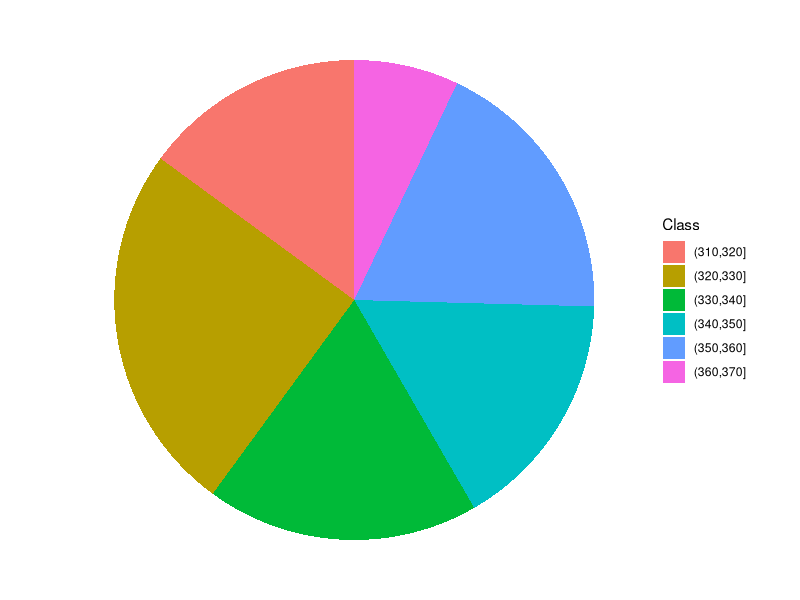

R code for this plot:
## ---- chunk 1
data(mtcars)
knitr::kable(mtcars[,c(8,10)], caption = "Part of the dataset 'mtcars' in R, representing the characteristics of 32 old automobiles; 'vs' is the type of engine (0 for V-shaped and 1 for straight engine) and 'gear' is the number of forward gears. More detail is given in the text.", booktabs = T)
## ---- chunk 2
data(mtcars)
table(mtcars$vs)
## ---- chunk 3
table(mtcars$vs)/length(mtcars$vs)
## ---- chunk 4
cumsum(table(mtcars$gear))
## ---- chunk 5
data(co2)
co2 <- as.vector(co2)
mean(co2)
min(co2)
max(co2)

# binning
classes <- cut(co2, breaks = c(310,320,330,340,350,360,370))
freq <- table(classes)
freq
## ---- chunk 6
time <- c("5 - 10", "10 - 15", "15 - 20", "20 - 25")
center <- c(7.5, 12.5, 17.5, 22.5)
count <- c(1, 4, 3, 2)
tab <- data.frame("Time interval" = time, "Central value" = center,
                  "Count" = count, check.names = F)
knitr::kable(tab, caption = "Distribution of frequency for the time (in minutes) taken to complete a statistic assignment for a group of students in biotechnology", align = "ccc", booktabs = T)
## ---- chunk 7
library(ggplot2)
dfr <- data.frame("Class" = names(freq),
                  "Freq" = as.numeric(freq))
ggplot(data = dfr) +
  geom_bar(aes(x = NA, y = Freq, fill = Class),
           stat="identity", position = "fill") +
  coord_polar("y", start=0) +
  theme_void() # remove background, grid, numeric labels
## ---- chunk 8
table(mtcars$vs, mtcars$gear)
## ---- chunk 9
data(HairEyeColor)
tab <- HairEyeColor[,,2]
tab <- matrix(as.numeric(tab), 4, 4)
# tab <- cbind(tab, apply(tab, 1, sum))
# tab <- rbind(tab, apply(tab, 2, sum))

rn <- c("Black hair", "Brown hair", "Red hair", "Blond hair")
cn <- c("Brown eye", "Blue eye", "Hazel eye", "Green eye")
row.names(tab) <- rn
colnames(tab) <- cn
knitr::kable(tab, align = "cccc", caption = "Distribution of hair and eye color for 313 female statistics students, augmented with row and column sums. Dataset taken from R package 'datasets'", booktabs = T)
## ---- chunk 10
data(HairEyeColor)
tab <- HairEyeColor[c(1,4),c(1,2),2]
tab <- matrix(as.numeric(tab), 2, 2)
tab <- cbind(tab, apply(tab, 1, sum))
tab <- rbind(tab, apply(tab, 2, sum))

rn <- c("Black hair", "Blond hair", "COLUMN SUMS")
cn <- c("Brown eye", "Blue eye", "ROW SUMS")
row.names(tab) <- rn
colnames(tab) <- cn
knitr::kable(tab, align = "ccc", caption = "Excerpt from the previous table, considering (for the sake of simplicity) only two color classes for both hair and eyes", booktabs = T)
## ---- chunk 11
tab <- matrix(c(15.93, 29.07, 24.07, 43.93), 2, 2, byrow = TRUE)
row.names(tab) <- c("Black", "Blonde")
colnames(tab) <- c("Brown", "Blue")
knitr::kable(tab, align = "ccccc", caption = "Expected counts of hair and eye color, assuming total lack of dependency between the two characters.", booktabs = T)
## ---- chunk 12
tab <- as.table(matrix(c(36, 9, 4, 64), 2, 2, byrow = TRUE))
summary(tab)
## ---- chunk 13
Vcram <- sqrt(summary(tab)$statistic/(sum(tab) * min(nrow(tab) - 1, ncol(tab) - 1)))
Vcram
